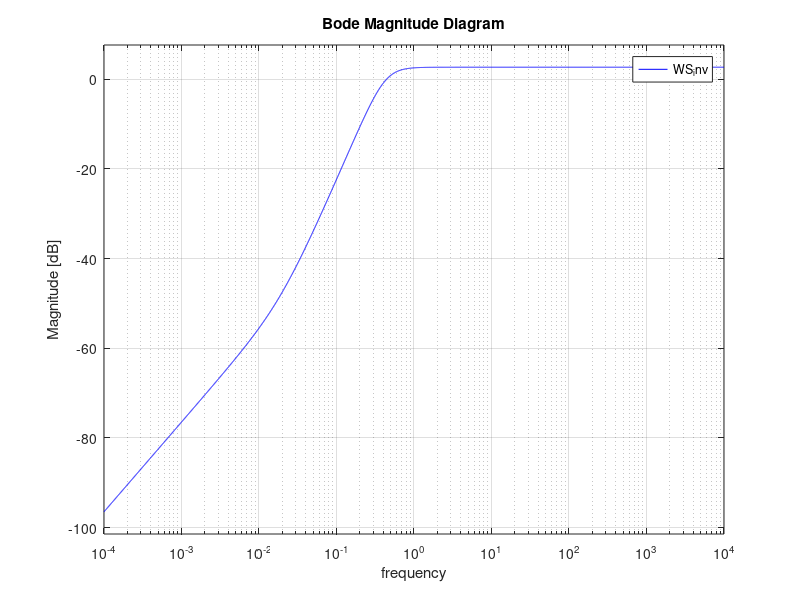
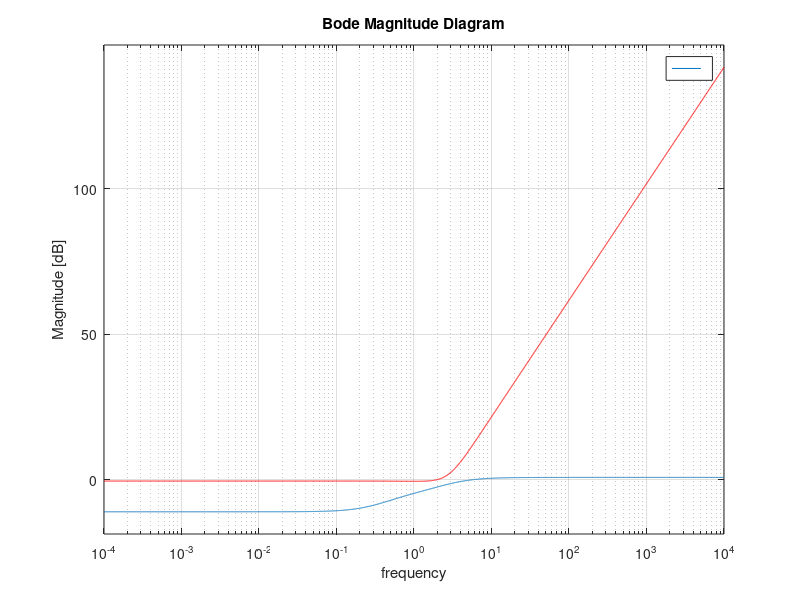
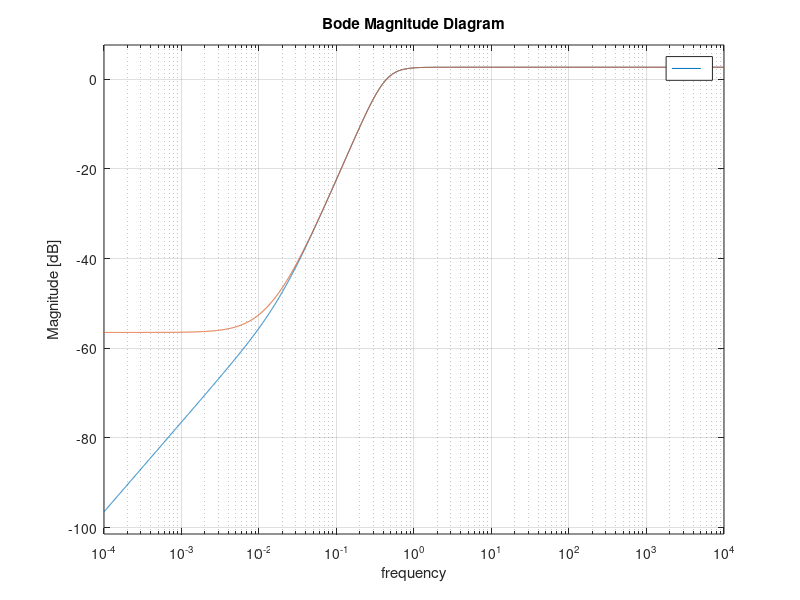

The MATLAB source for these figures, in order: (Note: this script raises an error after producing the figures.)
% lab 09 problem 01
clc
clear variables
close all
format compact

%% system specifications
s = tf('s')
K_min = 9;
K_max = 16;
Kn = (K_max+K_min)/2;

p1_min = 0.55;
p1_max = 1.05;
p1_n = (p1_min + p1_max)/2;

p2_min = 1.9;
p2_max = 3.1;
p2_n = (p2_min + p2_max)/2;

Ga = 0.095;
Gs = 1;
Gf = 1;
Gpn = Kn/(s*(1+ s/p1_n)*(1+ s/p2_n));
%% Weigthing functions
WS_inv = 0.15*s*(1+s/0.02)/(1+(2*0.707*s/0.426)+(s/0.426)^2);
omega = logspace(-4,4,5000);

figure(1)
bodemag(omega,WS_inv,'b')
xlabel('frequency')
grid on
WT_inv = 1.05/(1+ (2*0.658*s/2.8) + (s/2.8)^2);



%% Wu and WT
Wu = 1.1*((s + 0.3)*(s + 1.7))/((s+ 0.64)*(s + 3.1));

figure(2)
bodemag(omega,Wu)
hold on
bodemag(omega,1/WT_inv,'r')
xlabel('frequency')
grid on


% max (Wu,WT) = WT = W2

%% W1 and W2
W1 = 1/WS_inv;

lambda = 0.01;

W1mod = minreal(zpk(W1*(s/(s+lambda))),1e-4)

figure(3)
bodemag(omega,WS_inv)
hold on, grid on
bodemag(omega,1/W1mod)
xlabel('frequency')

% W2
W2mod = tf(1/1.05);

%% Designing the controller

[Am,Bm,Cm,Dm] = linmod('gen_plant');
M = ltisys(Am,Bm,Cm,Dm); % generalized plant
M = sderiv(M,2,[1/2.8 1]);
M = sderiv(M,2,[1/2.8 1]);

[gopt,Gcmod1] = hinflmi(M,[1 1], 0, 1e-2, [0 0 0]);

%% 

[Ac,Bc,Cc,Dc] = ltiss(Gcmod1);
sys = ss(Ac,Bc,Cc,Dc);
Gcmod = minreal(zpk(sys),1e-4);

Gc = minreal(Gcmodz,1e-4)

%% Loop functions

Ln = Gcmod*Ga*Gpn*Gs*Gf;
omega_Ln = logspace(-6,6,10000);
figure
nichols(Ln,omega_Ln)











